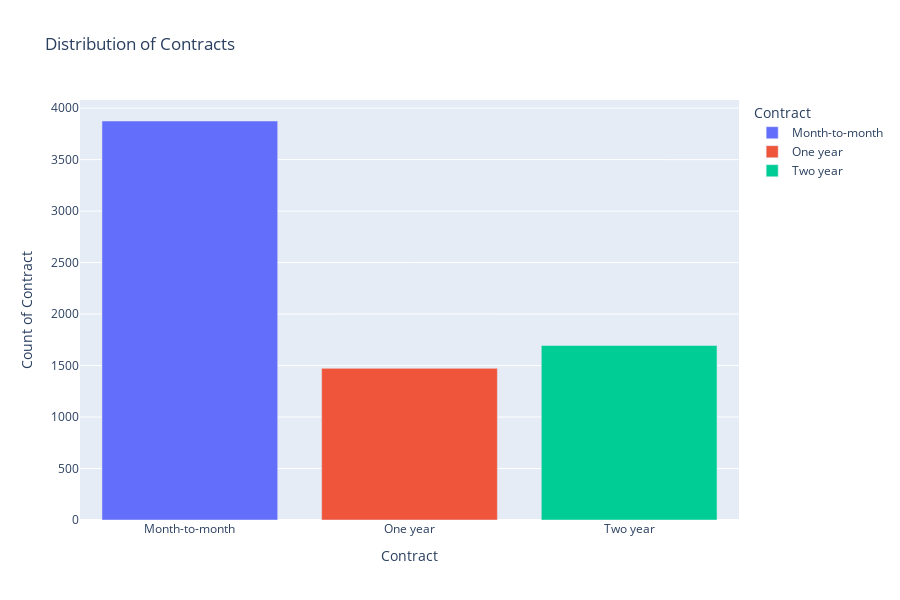

The cell this chart's notebook holds for it:
### Code cell
fig = px.bar(data_frame=telcom_contract_count, x = 'Contract', y = 'Counts', color = 'Contract', title='Distribution of Contracts')
fig.update_layout(autosize = False, width = 900, height = 600, xaxis_title = 'Contract', yaxis_title = 'Count of Contract', legend_title = 'Contract')

### Figure 1 — Plotly figure (JSON) as saved in the notebook; plotly's stock layout.template omitted (floating-point values rounded to 4 significant figures)
{"data": [{"alignmentgroup": "True", "hovertemplate": "Contract=%{x}<br>Counts=%{y}<extra></extra>", "legendgroup": "Month-to-month", "marker": {"color": "#636efa", "pattern": {"shape": ""}}, "name": "Month-to-month", "offsetgroup": "Month-to-month", "orientation": "v", "showlegend": true, "textposition": "auto", "type": "bar", "x": ["Month-to-month"], "xaxis": "x", "y": [3875], "yaxis": "y"}, {"alignmentgroup": "True", "hovertemplate": "Contract=%{x}<br>Counts=%{y}<extra></extra>", "legendgroup": "One year", "marker": {"color": "#EF553B", "pattern": {"shape": ""}}, "name": "One year", "offsetgroup": "One year", "orientation": "v", "showlegend": true, "textposition": "auto", "type": "bar", "x": ["One year"], "xaxis": "x", "y": [1473], "yaxis": "y"}, {"alignmentgroup": "True", "hovertemplate": "Contract=%{x}<br>Counts=%{y}<extra></extra>", "legendgroup": "Two year", "marker": {"color": "#00cc96", "pattern": {"shape": ""}}, "name": "Two year", "offsetgroup": "Two year", "orientation": "v", "showlegend": true, "textposition": "auto", "type": "bar", "x": ["Two year"], "xaxis": "x", "y": [1695], "yaxis": "y"}], "layout": {"autosize": false, "barmode": "relative", "height": 600, "legend": {"title": {"text": "Contract"}, "tracegroupgap": 0}, "title": {"text": "Distribution of Contracts"}, "width": 900, "xaxis": {"anchor": "y", "categoryarray": ["Month-to-month", "One year", "Two year"], "categoryorder": "array", "domain": [0, 1], "title": {"text": "Contract"}}, "yaxis": {"anchor": "x", "domain": [0, 1], "title": {"text": "Count of Contract"}}}}
